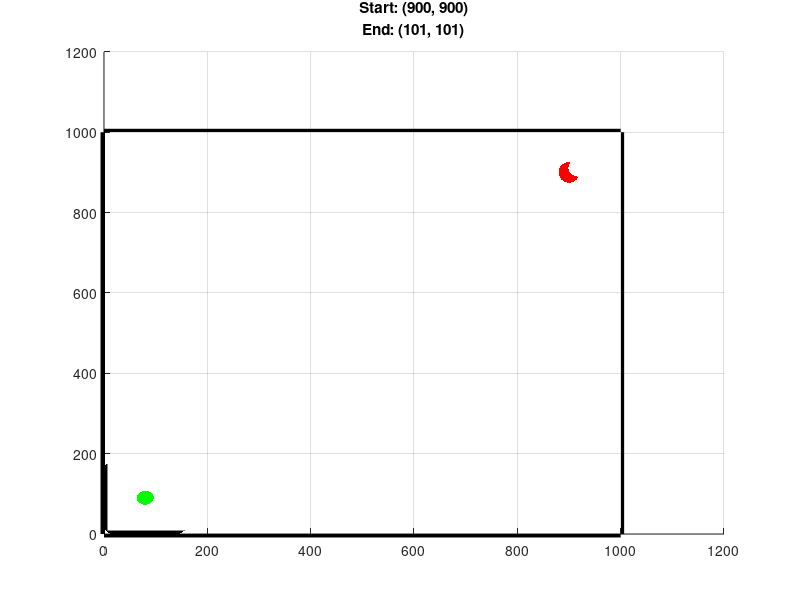
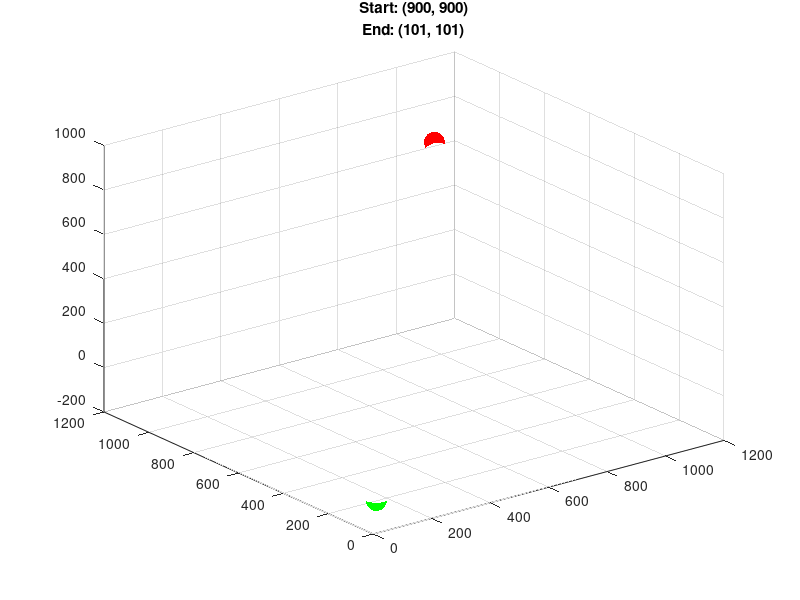

The MATLAB source for these figures, in order: (Note: this script raises an error after producing the figures.)
%% Amanda Dings
% CS 534 Project
% Creating objective matrix which represents a 2D obstacle course

clc; clear variables; close all;
%% Step 1 Create a "simple" objective fn
% i.e. a function which represents an empty obstacle field

% Create 2D representation of the field we want
% Define start and end nodes
start_loc = [900,900];  % starting point (mm)
%end_loc   = [101,101];  % ending point   (mm)  
end_loc = [80,90];

% Define the domain
x = 1:1001;
y = 1:1001;
[X,Y] = meshgrid(x,y);

% Define the overal slope of the plane
field = (200/450).*X+(200/850).*Y+20;

% Make a "hill" at the start node
x = -101:101;
y = -101:101;
[x_hill, y_hill] = meshgrid(x,y);
hill = -0.01.*x_hill.^2 -0.01.*y_hill.^2;
field(799:1001,799:1001) = field(799:1001,799:1001)+hill+204.020;

% Make a "valley" at the end node
valley = 0.01.*x_hill.^2 + 0.01*y_hill.^2;
field(1:203,1:203) = field(1:203,1:203)+valley-204.020;

% Plot the field we end up with
colormap(jet)
surf(field,'edgealpha',0.0,'facealpha',0.0)
title(sprintf('Start: (900, 900)\nEnd: (101, 101)'))
hold on

% Emphasize the starting and ending points
plot3(start_loc(1),start_loc(2),field(start_loc(1),start_loc(2)),...
    '.r','markersize',45)
plot3(end_loc(1),end_loc(2),field(end_loc(1),end_loc(2)), ...
    '.g','markersize',45)

% Save field to disk
%save('no_obstacles.mat', 'field')  % note: minimum is at (90,80)!
                                    %       maximum is at (912,922)

% Create 2D representation of the field
view(2)
plot3([1000 1000],[0 1000], [0,0],'-k','linewidth',5)
plot3([0 1000],[1000 1000], [0,0],'-k','linewidth',5)
plot3([0 0],[0 1000], [0,0],'-k','linewidth',5)
plot3([0 1000],[0 0], [0,0],'-k','linewidth',5)
%% Step 2 Create an objective fn with obstacles
obs = 500*ones(101);  % a rectangular prism, 101x101x500
field(350:450,150:250) = field(350:450,150:250) + obs; % center: (200,400)
field(550:650,550:650) = field(550:650,550:650) + obs; % center: (600,600)

% Plot the field we end up with
figure
colormap(jet)
s=surf(field,'edgealpha',0.0,'facealpha',0.0)%,'facealpha',0.2)
title(sprintf('Start: (900, 900)\nEnd: (101, 101)'));
hold on

% Emphasize the starting and ending points
plot3(start_loc(1),start_loc(2),field(start_loc(1),start_loc(2)),...
    '.r','markersize',45)
plot3(end_loc(1),end_loc(2),field(end_loc(1),end_loc(2)), ...
    '.g','markersize',45)

% save field to disk
save('some_obstacles.mat','field')
r = rectangle('position',[150,350,100,100]);
r.FaceColor='k'
r = rectangle('position',[550,550,100,100])
r.FaceColor='k'
view(2)
plot3([1000 1000],[0 1000], [0,0],'-k','linewidth',5)
plot3([0 1000],[1000 1000], [0,0],'-k','linewidth',5)
plot3([0 0],[0 1000], [0,0],'-k','linewidth',5)
plot3([0 1000],[0 0], [0,0],'-k','linewidth',5)


%% Make plots of results
% using kirsten's data but eventually it will be averaged among us all
sma_some_obstacles_x = [900 ...        
870 ...        
840 ...        
810 ...        
780 ...        
750 ...        
720 ...        
690 ...        
660 ...        
630 ...        
600.03481727 ...
570.03481727 ...
564.22174549 ...
547.62415323 ...
547.6129997  ...
547.62766052 ...
547.61933952 ...
517.61933952 ...
547.61933952 ...
517.61933952 ...
547.61933952 ...
549.41829513 ...
519.41829513 ...
489.41829513 ...
459.41829513 ...
429.41829513 ...
399.41829513 ...
369.41829513 ...
339.41829513 ...
309.41829513 ...
279.41829513 ...
249.41829513 ...
219.41829513 ...
189.41829513 ...
159.41829513 ...
129.41829513 ...
 99.41829513 ...
 78.77167991 ...
 78.74099372 ...
 78.78083856 ...
 78.71598618];
sma_some_obstacles_y =  [900 ...        
870 ...        
840 ...        
810 ...        
780 ...        
750 ...        
720 ...        
690 ...        
660 ...        
650.3699478 ...
650.38623153 ...
650.37498955 ...
650.37358801 ...
620.37358801 ...
590.37358801 ...
560.84506948 ...
556.41871221 ...
526.41871221 ...
549.38165171 ...
519.38165171 ...
549.38165171 ...
547.60419331 ...
517.60419331 ...
487.60419331 ...
457.60419331 ...
427.60419331 ...
397.60419331 ...
367.60419331 ...
337.60419331 ...
307.60419331 ...
277.60419331 ...
247.60419331 ...
217.60419331 ...
187.60419331 ...
157.60419331 ...
127.60419331 ...
 97.60419331 ...
 89.19893583 ...
 89.15413635 ...
 89.11685322 ...
 89.27637184];
sma_some_obstacles_z = interp2(field,sma_some_obstacles_x, sma_some_obstacles_y); % 2d table lookup
plot3(sma_some_obstacles_x, sma_some_obstacles_y, sma_some_obstacles_z, '.-b',...
    'LineWidth',5,'MarkerSize',5)

%view(3)
%s.FaceAlpha=0.5;
%s.EdgeAlpha=0.1;






%% Data & shit
% some_obstacles results (SMA)
% Global Best Solution:
% [78.85679782 89.22777493]
% <class 'numpy.ndarray'>
% [[900.         900.        ]
%  [800.         800.        ]
%  [700.         700.        ]
%  [600.         650.37134488]
%  [500.         550.37134488]
%  [400.         450.37134488]
%  [300.         350.37134488]
%  [200.         250.37134488]
%  [100.         150.37134488]
%  [ 78.97384695  88.95362632]
%  [ 78.73103306  89.04949513]]
% Total Distance: [1592.24828161]
% Original SMA Best Fit: [-121.00895831]
% SMA Time Elapsed:  70.45086739499999

% some_obstacles results (GWO)
% Global Best Solution:
% [78.62909453 89.57857042]
% <class 'numpy.ndarray'>
% [[900.         900.        ]
%  [800.         800.        ]
%  [700.         700.        ]
%  [600.         650.38897339]
%  [547.71572648 550.38897339]
%  [447.71572648 450.38897339]
%  [347.71572648 350.38897339]
%  [247.71572648 250.38897339]
%  [147.71572648 150.38897339]
%  [ 78.28813535  89.28152018]
%  [ 78.45630624  88.98213325]]
% Total Distance: [1586.04911356]
% GWO Best Fit: [-121.00762186]
% GWO Time Elapsed:  88.75591872999985